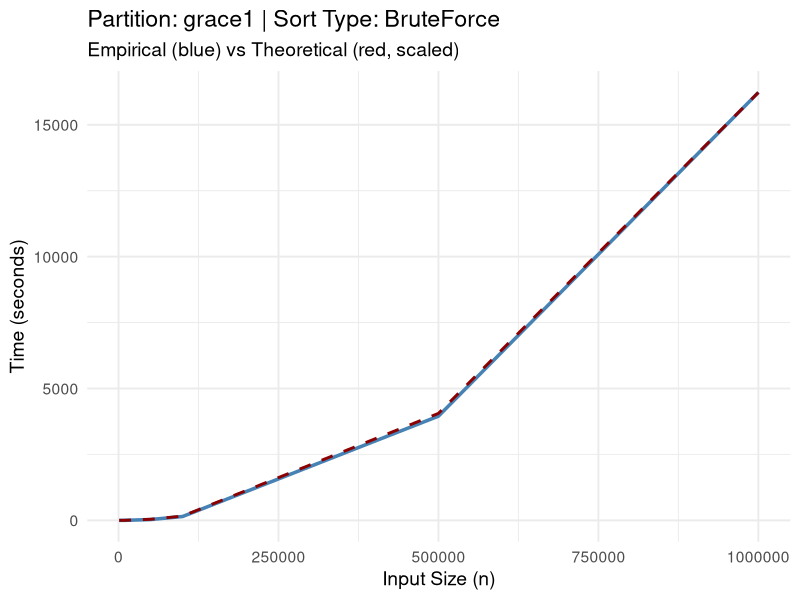
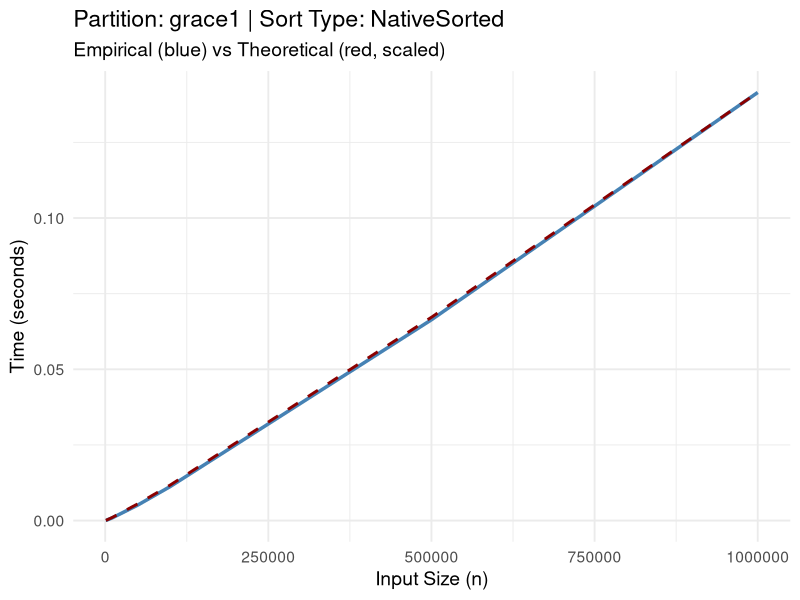
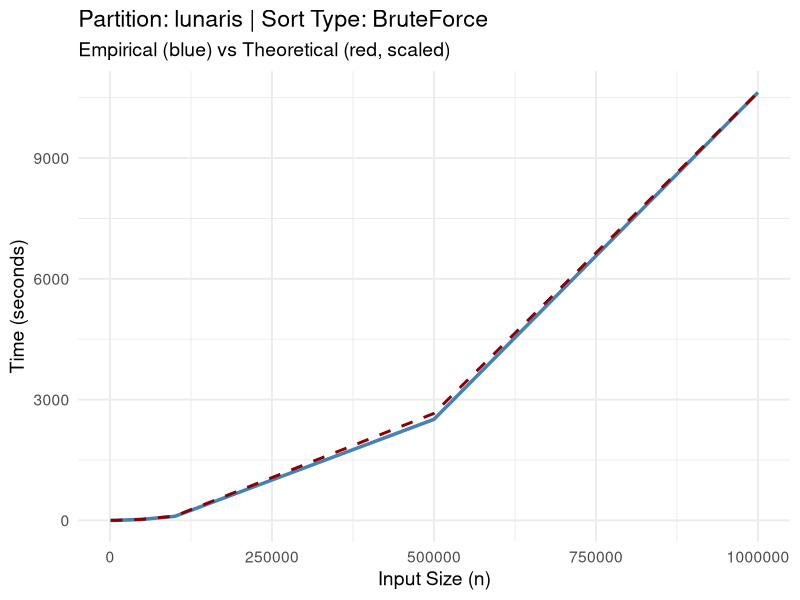
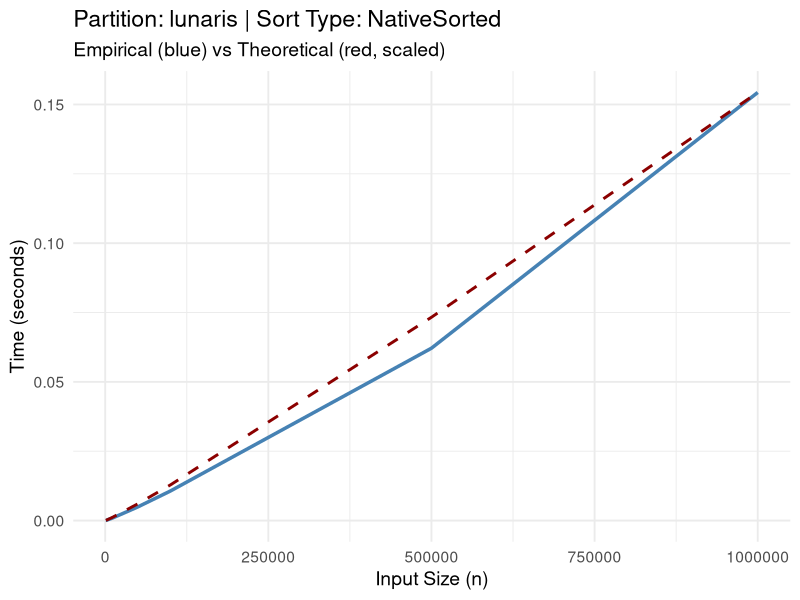
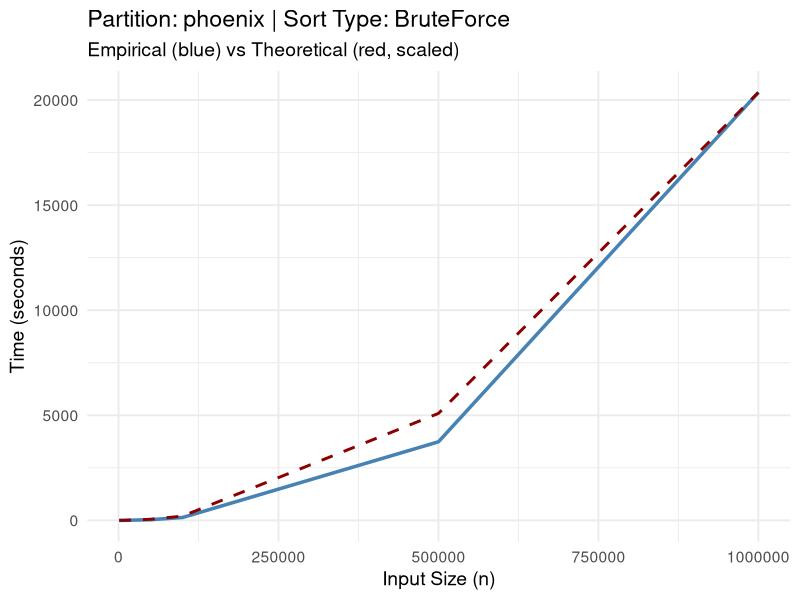
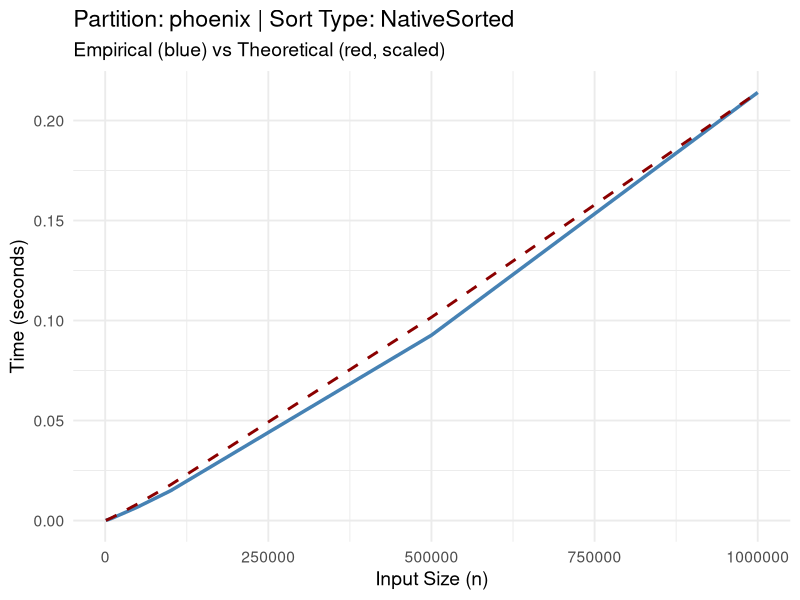
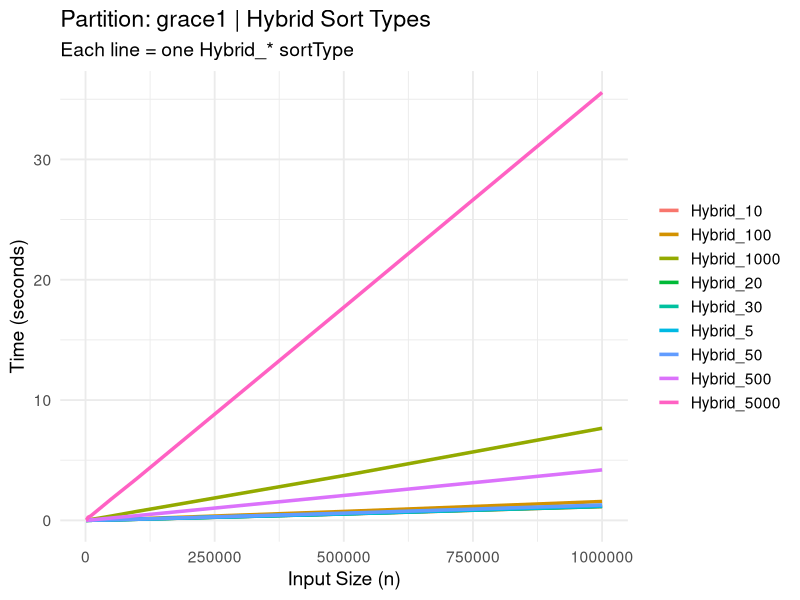
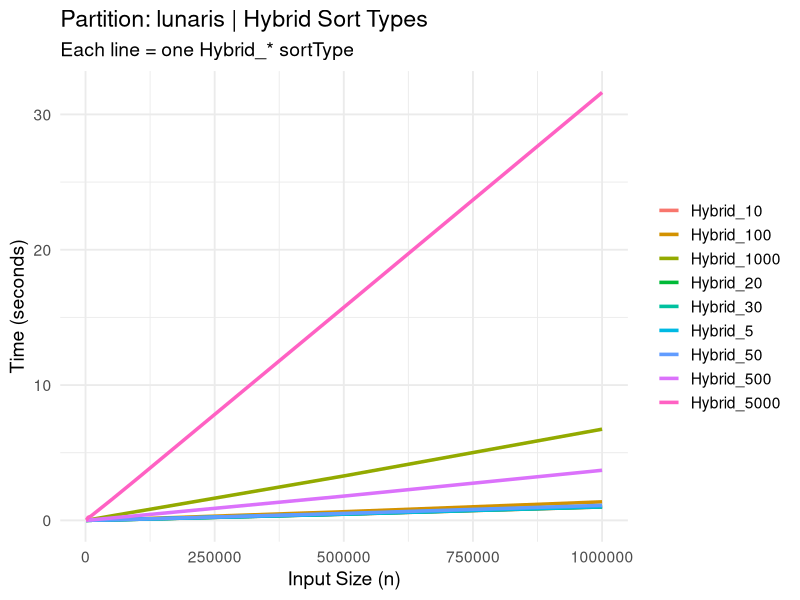

R code for these plots, in order:
library(ggplot2)
library(dplyr)
library(readr)
library(stringr)

df <- read_csv("all_results.csv")

df <- df %>%
  mutate(
    repetition = as.integer(repetition),
    size = as.integer(size),
    time = as.numeric(time),
    sortType = trimws(as.character(sortType)),
    partition = trimws(as.character(partition))
  )

agg_df <- df %>%
  group_by(partition, sortType, size) %>%
  summarise(mean_time = mean(time), .groups = "drop")

agg_df <- agg_df %>%
  mutate(
    theory = case_when(
      sortType == "BruteForce" ~ size^2,
      TRUE ~ size * log2(size)
    )
  )

# --- Separate Hybrid_* and non-Hybrid
agg_hybrid <- agg_df %>% filter(str_starts(sortType, "Hybrid_"))
agg_others <- agg_df %>% filter(!str_starts(sortType, "Hybrid_"))

# --- Scale theory for others
agg_others <- agg_others %>%
  group_by(partition, sortType) %>%
  mutate(
    theory_scaled = theory / max(theory) * max(mean_time)
  ) %>%
  ungroup()

# --- Generate plots for non-Hybrid types
plots_others <- agg_others %>%
  group_by(partition, sortType) %>%
  group_split() %>%
  lapply(function(group_data) {
    part <- unique(group_data$partition)
    sort <- unique(group_data$sortType)
    
    ggplot(group_data, aes(x = size)) +
      geom_line(aes(y = mean_time), color = "steelblue", size = 1.2) +
      geom_line(aes(y = theory_scaled), color = "darkred", linetype = "dashed", size = 1) +
      labs(
        title = paste("Partition:", part, "| Sort Type:", sort),
        x = "Input Size (n)",
        y = "Time (seconds)",
        subtitle = "Empirical (blue) vs Theoretical (red, scaled)"
      ) +
      theme_minimal(base_size = 14)
  })

plots_hybrid <- agg_hybrid %>%
  group_by(partition, sortType) %>%
  mutate(
    theory = size * log2(size),  # All Hybrid_* assumed O(n log n)
    theory_scaled = theory / max(theory) * max(mean_time)
  ) %>%
  group_by(partition) %>%
  group_split() %>%
  lapply(function(part_data) {
    part <- unique(part_data$partition)
    
    ggplot(part_data, aes(x = size, y = mean_time, color = sortType)) +
      geom_line(size = 1.2) +
      labs(
        title = paste("Partition:", part, "| Hybrid Sort Types"),
        x = "Input Size (n)",
        y = "Time (seconds)",
        subtitle = "Each line = one Hybrid_* sortType"
      ) +
      theme_minimal(base_size = 14) +
      theme(legend.title = element_blank())
  })

# --- Combine and save all plots
all_plots <- c(plots_others, plots_hybrid)

pdf("grouped_hybrids.pdf", width = 8, height = 6)
for (p in all_plots) print(p)
dev.off()

